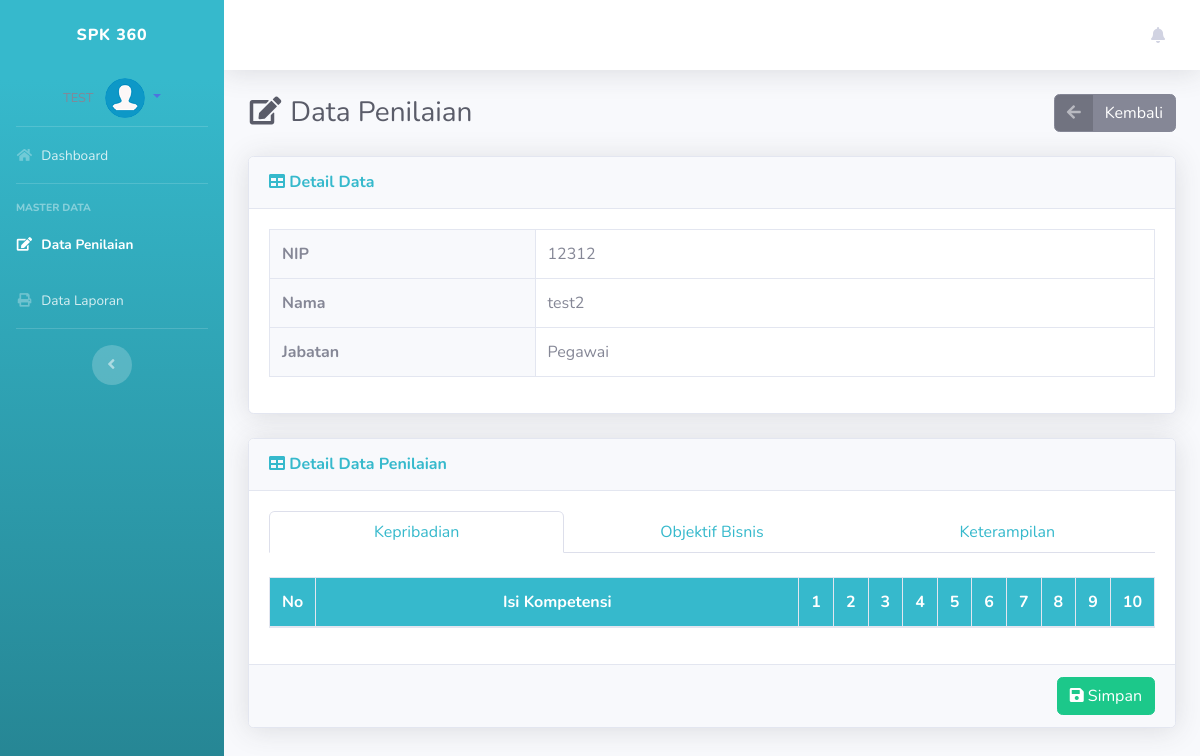
Screenshot of /index.php?p=melakukanpen&id=78 (signed in) with the database file from the repository.
### tables this page shows
CREATE TABLE `penilai` (
  `id_penilai` int(11) NOT NULL,
  `nip` char(18) DEFAULT NULL,
  `id_periode` int(11) DEFAULT NULL
);

CREATE TABLE `user` (
  `nip` char(18) NOT NULL,
  `id_jenis_user` int(11) DEFAULT NULL,
  `password` varchar(100) DEFAULT NULL,
  `nama_guru` varchar(100) DEFAULT NULL,
  `status_guru` varchar(100) DEFAULT NULL,
  `alamat` text DEFAULT NULL,
  `tempat_lahir` varchar(100) DEFAULT NULL,
  `tgl_lahir` date DEFAULT NULL,
  `jenis_kelamin` char(1) DEFAULT NULL,
  `status_nikah` char(1) DEFAULT NULL,
  `no_telp` varchar(20) DEFAULT NULL,
  `area_kerja` varchar(255) DEFAULT NULL
);

CREATE TABLE `jenis_user` (
  `id_jenis_user` int(10) NOT NULL,
  `jabatan` varchar(20) DEFAULT NULL,
  `level` int(11) DEFAULT NULL
);

CREATE TABLE `jenis_kompetensi` (
  `id_kompetensi` int(11) NOT NULL,
  `nama_kompetensi` varchar(50) DEFAULT '0',
  `bobot_kompetensi` int(11) DEFAULT 0
);

### pages/melakukanpen.php (the view, shortened to what this page needs)
<?php
if (!isset($_GET['id'])) {
?>
    <?php if (isset($_SESSION["flash"])) { ?>
        <div class="alert alert-<?= $_SESSION["flash"]["type"]; ?> alert-dismissible alert_model" role="alert">
            <button type="button" class="close" data-dismiss="alert" aria-label="Close">
                <span aria-hidden="true">&times;</span>
            </button>
            <?= $_SESSION["flash"]["head"]; ?> <?= $_SESSION["flash"]["msg"]; ?>
        </div>
    <?php unset($_SESSION['flash']);
    } ?>
    <div class="card shadow mb-4">
        <div class="card-body">
            <div class="d-flex justify-content-between align-items-center mt-2 mb-5 mx-1">
                <h4 class="m-0 font-weight-bold"> Daftar Data Jenis Alternatif</h6>
            </div>
            <table class="table table-bordered" id="dataTable" width="100%" cellspacing="0">
                <thead class="bg-info text-white">
                    <tr align="center">
                        <th width="5%">No</th>
                        <th width="30%">NIP</th>
                        <th>Nama</th>
                        <th width="10%">Aksi</th>
                    </tr>
                </thead>
                <tbody>
                    <?php
                    $i = 0;
                    $nip_s = $_SESSION[md5('user')];
                    $sql = "SELECT a.id_penilai, a.nip, c.nama_guru, b.id_penilai_detail FROM penilai a JOIN penilai_detail b  ON a.id_penilai = b.id_penilai
							JOIN user c ON a.nip = c.nip WHERE b.nip = '$nip_s' ";
                    $q = mysqli_query($con, $sql);
                    while ($row = mysqli_fetch_array($q)) {
                    ?>
                        <tr align="center">
                            <td><?= ++$i; ?></td>
                            <td><?= $row['nip']; ?></td>
                            <td><?= $row['nama_guru']; ?></td>
                            <td>
                                <?php
                                if (sudah($row['id_penilai_detail']) == 'sudah') {
                                ?>
                                    <a href="index.php?p=melakukanpen&id=<?= $row['id_penilai']; ?>" class="btn btn-success btn-sm" data-toggle="tooltip" data-placement="bottom" title="Detail Penilaian">
                                        <i class="fa fa-eye"></i>
                                    </a>
                                <?php
                                } else {
                                ?>
                                    <a href="index.php?p=melakukanpen&id=<?= $row['id_penilai']; ?>" class="btn btn-warning btn-sm" data-toggle="tooltip" data-placement="bottom" title="Isi Penilaian">
                                        <i class="fa fa-edit"></i>
                                    </a>
                                <?php
                                }
                                ?>
                            </td>
                        </tr>
                    <?php } ?>
                </tbody>
            </table>
        </div>
    </div>
<?php } else { ?>
    <?php
    $id_penilai = isset($_GET['id']) ? mysqli_real_escape_string($con, htmlspecialchars($_GET['id'])) : "";
    $sql = "SELECT a.id_penilai, a.nip, b.nama_guru, c.jabatan FROM penilai a JOIN user b ON a.nip = b.nip JOIN jenis_user c ON b.id_jenis_user = c.id_jenis_user WHERE a.id_penilai = '$id_penilai'";
    $q = mysqli_query($con, $sql);
    $row  = mysqli_fetch_array($q);
    ?>
    <div class="d-sm-flex align-items-center justify-content-between mb-4">
        <h1 class="h3 mb-0 text-gray-800"><i class="fas fa-fw fa-edit"></i> Data Penilaian</h1>
        <a href="index.php?p=melakukanpen" class="btn btn-secondary btn-icon-split"><span class="icon text-white-50"><i class="fas fa-arrow-left"></i></span>
            <span class="text">Kembali</span>
        </a>
    </div>
    <div class="card shadow mb-4">
        <div class="card-header py-3">
            <h6 class="m-0 font-weight-bold text-info"><i class="fa fa-table"></i> Detail Data</h6>
        </div>
        <div class="card-body">
            <table class="table table-bordered" width="100%">
                <tr>
                    <th width="30%" class="bg-light">NIP</th>
                    <td> <?= $row['nip']; ?></td>
                </tr>
                <tr>
                    <th class="bg-light">Nama</th>
                    <td> <?= $row['nama_guru']; ?></td>
                </tr>
                <tr>
                    <th class="bg-light">Jabatan</th>
                    <td> <?= $row['jabatan']; ?></td>
                </tr>
            </table>
        </div>
    </div>
    <div class="card shadow mb-4">
        <div class="card-header py-3">
            <h6 class="m-0 font-weight-bold text-info"><i class="fa fa-table"></i> Detail Data Penilaian</h6>
        </div>
        <div class="card-body">
            <form class="form-horizontal" method="post" action="modal/m_nilai.php">
                <nav class="nav-justified">
                    <div class="nav nav-tabs" id="nav-tab" role="tablist">
                        <?php
                        $sql = "SELECT * FROM jenis_kompetensi";
                        $q = mysqli_query($con, $sql);
                        $i = 0;
                        $data_kompetensi = [];
                        while ($row = mysqli_fetch_array($q)) {
                            $data_kompetensi[$i]['id_kompetensi'] = $row['id_kompetensi'];
                            $data_kompetensi[$i]['nama_kompetensi'] = $row['nama_kompetensi'];
                            $data_kompetensi[$i]['bobot_kompetensi'] = $row['bobot_kompetensi'];
                            if ($i == 0) {
                        ?>
                                <a class="nav-item nav-link active text-info" id="nav-home-tab" data-toggle="tab" href="#nav-<?= $row['id_kompetensi']; ?>" role="tab" aria-controls="nav-home" aria-selected="true"><?= $row['nama_kompetensi']; ?></a>
                            <?php
                            } else {
                            ?>
                                <a class="nav-item nav-link text-info" id="nav-home-tab" data-toggle="tab" href="#nav-<?= $row['id_kompetensi']; ?>" role="tab" aria-controls="nav-home" aria-selected="true"><?= $row['nama_kompetensi']; ?></a>
                        <?php
                            }
                            $i++;
                        }
                        ?>
                    </div>
                </nav>
                <div class="tab-content" id="nav-tabContent">
                    <?php
                    foreach ($data_kompetensi as $k => $v) {
                        if ($k == 0) {
                            $ext = "show active";
                        } else {
                            $ext = "";
                        }
                    ?>
                        <div class="tab-pane fade <?= $ext; ?>" id="nav-<?= $v['id_kompetensi']; ?>" role="tabpanel" aria-labelledby="nav-profile-tab">
                            <br>
                            <div>
                                <table class="table table-bordered">
                                    <thead class="bg-info text-white">
                                        <tr align="center">
                                            <th width="5%">No</th>
                                            <th width="70%">Isi Kompetensi</th>
                                            <th>1</th>
                                            <th>2</th>
                                            <th>3</th>
                                            <th>4</th>
                                            <th>5</th>
                                            <th>6</th>
                                            <th>7</th>
                                            <th>8</th>
                                            <th>9</th>
                                            <th>10</th>
                                        </tr>
                                    </thead>
                                </table>
                            </div>
                        </div>
                    <?php
                    }
                    ?>
                </div>
        </div>
        <div class="card-footer text-right">
            <button type="submit" class="btn btn-success"><i class="fa fa-save"></i> Simpan</button>
        </div>
    <?php } ?>
    </div>

### rows the page displays
penilai: nip "12312", nip.nama_guru "test2", jenis_user.jabatan "Pegawai"
jenis_kompetensi: nama_kompetensi "Kepribadian"
jenis_kompetensi: nama_kompetensi "Objektif Bisnis"
jenis_kompetensi: nama_kompetensi "Keterampilan"
